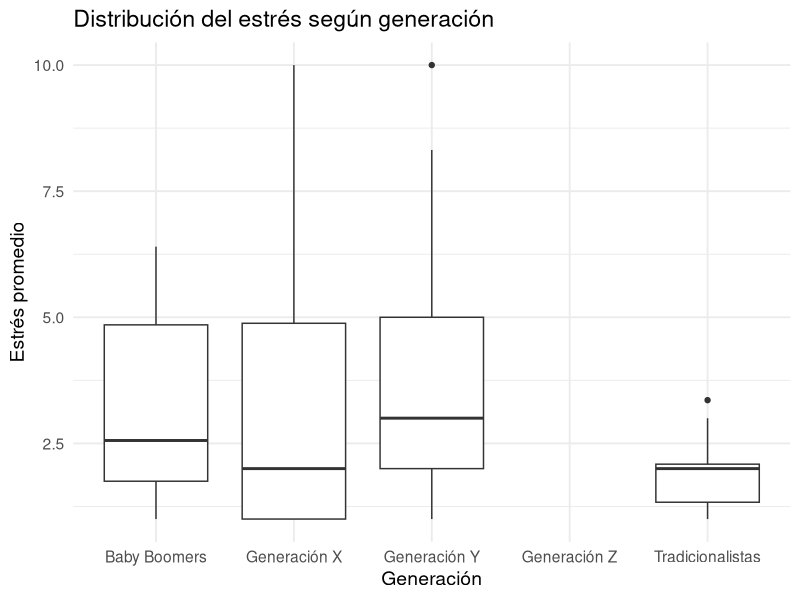

This figure's R source:
library(ggplot2)
library(dplyr)

# Cargar los datos (aseg�rate de que el archivo est� en tu directorio de trabajo)
df <- read.csv("datosMerged.csv")

# 1. Limpieza y preparaci�n de datos
# Convertir columnas a num�rico y calcular el puntaje de Sociabilidad
df_clean <- df %>%
  mutate(
    calma_soc = as.numeric(calma_social_ocio),
    disfrute_soc = as.numeric(disfrute_social_ocio),
    a_gusto_soc = as.numeric(a_gusto_social_ocio),
    obligaciones = as.numeric(tiempo_total_obligatorias)
  ) %>%
  filter(!is.na(calma_soc), !is.na(disfrute_soc), !is.na(a_gusto_soc), !is.na(obligaciones)) %>%
  mutate(Sociabilidad_Score = (calma_soc + disfrute_soc + a_gusto_soc) / 3)

# 2. Dividir por la mediana
mediana_soc <- median(df_clean$Sociabilidad_Score)
df_clean <- df_clean %>%
  mutate(Perfil_Sociabilidad = ifelse(Sociabilidad_Score >= mediana_soc, 
                                      "Alta Sociabilidad", "Baja Sociabilidad"))

# 3. An�lisis Estad�stico (Prueba t de Student)
t_test <- t.test(obligaciones ~ Perfil_Sociabilidad, data = df_clean)
print(t_test)

grafico2<-ggplot(
  df,
  aes(
    x = `Generación`,
    y = tension_prom
  )
) +
  geom_boxplot() +
  theme_minimal(base_size = 14) +
  labs(
    title = "Distribución del estrés según generación",
    x = "Generación",
    y = "Estrés promedio"
  )
print(grafico2)
